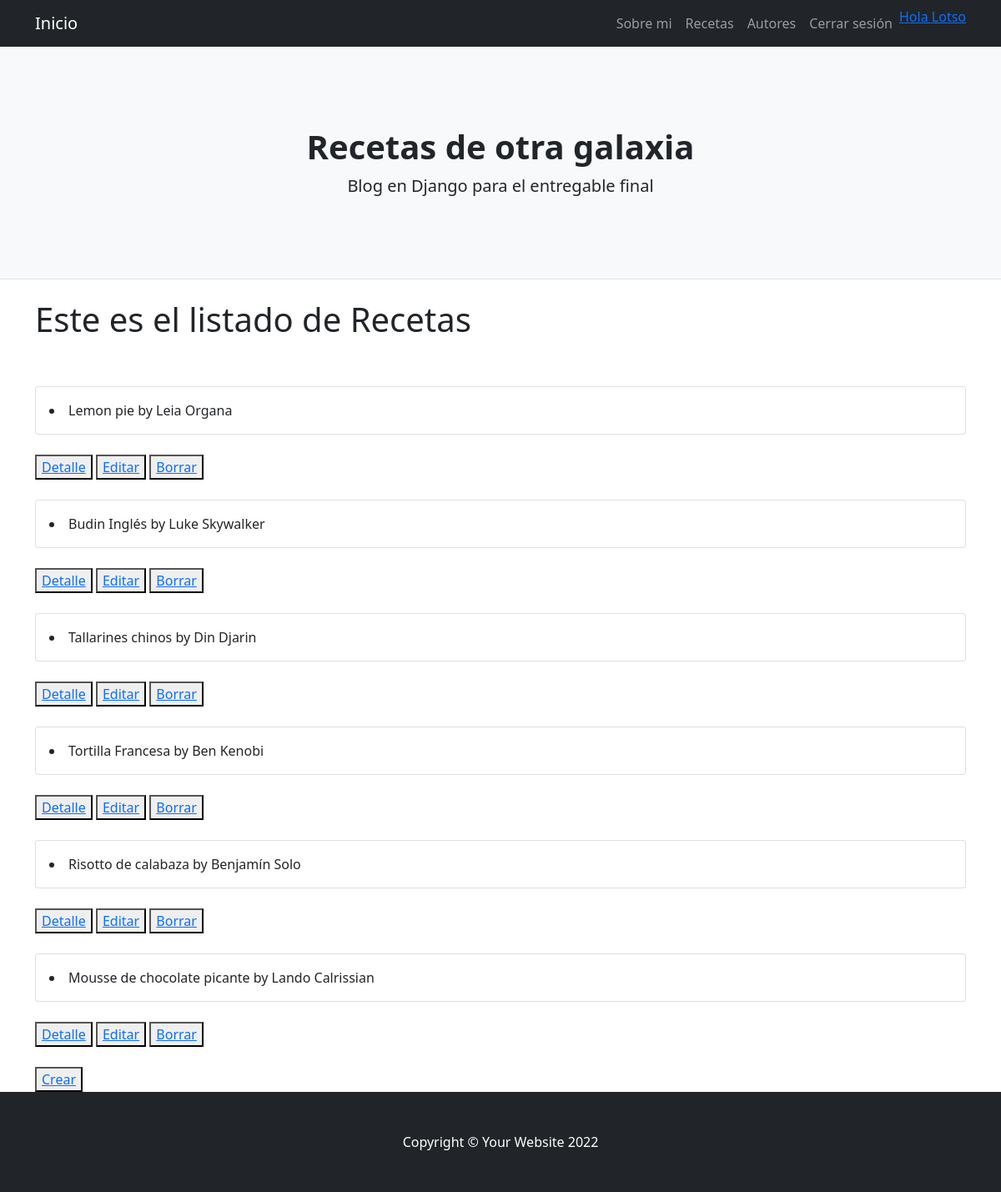
Screenshot of /AppBlog/posts/ (signed in) with the database file from the repository.
### AppBlog/models.py (models this page shows)
class Posts(models.Model):
    id = models.AutoField(primary_key=True)
    titulo = models.CharField(max_length=40)
    subtitulo = models.CharField(max_length=40)
    cuerpo = RichTextField()
    autor = models.CharField(max_length=40)
    fecha = models.DateField(default=datetime.now)
    imagen = models.URLField(max_length = 255, blank = False, null= False)
    class Meta:
        verbose_name_plural = "Posts"
        verbose_name = "Post"
    def __str__(self):
        return f'{self.titulo} by {self.autor}'

### AppBlog/views.py (the view)
# urls.py: path('posts/', PostsList.as_view(), name='posts_lista'),
class PostsList(ListView):
    model = Posts
    template_name = "AppBlog/posts_list.html"

### AppBlog/Templates/AppBlog/posts_list.html
{% extends "AppBlog/padre.html" %}
{% load static %}
{% block contenidoQueCambia %}
<h1>Este es el listado de Recetas</h1>
{% for post in object_list %}
<br>
<br>
<div class="card mb-4">
  <div class="card-body">
    <li>{{post}}</li>
  </div>
</div>
<button>
  <a href="{% url 'posts_detalle' post.id %}">Detalle</a>
</button>
<button>
  <a href="{% url 'posts_editar' post.id%}">Editar</a>
</button>
<button>
  <a href="{% url 'posts_borrar' post.id %}">Borrar</a>
</button>
{% endfor %}
<br>
<br>
<button>
  <a href="{% url 'posts_crear' %}">Crear</a>
</button>
{% endblock %}

### AppBlog/Templates/AppBlog/padre.html (shortened to what this page needs)
<!DOCTYPE html>
<html lang="en">
    <head>
        {% load static %}
        <link href="{% static 'AppBlog/css/styles.css' %}" rel="stylesheet" />
    </head>
    <body>
        <nav class="navbar navbar-expand-lg navbar-dark bg-dark">
            <div class="container">
                <a class="navbar-brand" href="{% url 'inicio' %}">Inicio</a>
                <div class="collapse navbar-collapse" id="navbarSupportedContent">
                    <ul class="navbar-nav ms-auto mb-2 mb-lg-0">
                        <li class="nav-item"><a class="nav-link" href="{% url 'nosotras' %}">Sobre mi</a></li>
                        {% if user.is_authenticated %}
                            <li class="nav-item"><a class="nav-link" href="{% url 'posts_lista' %}">Recetas</a></li>
                            <li class="nav-item"><a class="nav-link" href="{% url 'autores_lista' %}">Autores</a></li>
                            <li class="nav-item"><a class="nav-link" href="{% url 'Logout' %}">Cerrar sesión</a></li>
                            <a href="{% url 'perfil' %}">Hola {{user.username}}</a>
                        {% else %}
                            <a class="btn btn-primary" href="{% url 'Login' %}">Iniciar sesión</a>
                        {% endif %}
                    </ul>
                </div>
            </div>
        </nav>
        <header class="py-5 bg-light border-bottom mb-4">
            <div class="container">
                <div class="text-center my-5">
                    <h1 class="fw-bolder">Recetas de otra galaxia</h1>
                    <p class="lead mb-0">Blog en Django para el entregable final</p>
                </div>
            </div>
        </header>
        <div class="container">
        {% block contenidoQueCambia %}
        {% endblock %}
        </div>
        <footer class="py-5 bg-dark">
            <div class="container"><p class="m-0 text-center text-white">Copyright &copy; Your Website 2022</p></div>
        </footer>
    </body>
</html>

### rows the page displays
Posts: titulo+autor "Lemon pie by Leia Organa"
Posts: titulo+autor "Budin Inglés by Luke Skywalker"
Posts: titulo+autor "Tallarines chinos by Din Djarin"
Posts: titulo+autor "Tortilla Francesa by Ben Kenobi"
Posts: titulo+autor "Risotto de calabaza by Benjamín Solo"
Posts: titulo+autor "Mousse de chocolate picante by Lando Calrissian"

### other values shown
{{ user.username }} "Lotso"
